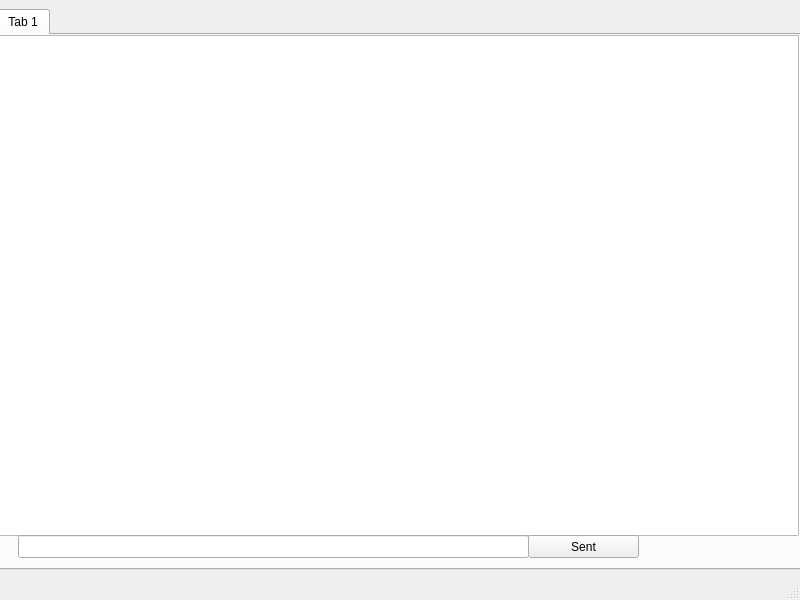
<?xml version="1.0" encoding="UTF-8"?>
<ui version="4.0">
 <class>MainWindow</class>
 <widget class="QMainWindow" name="MainWindow">
  <property name="geometry">
   <rect>
    <x>0</x>
    <y>0</y>
    <width>800</width>
    <height>600</height>
   </rect>
  </property>
  <property name="windowTitle">
   <string>MainWindow</string>
  </property>
  <widget class="QWidget" name="centralwidget">
   <widget class="QTabWidget" name="tabWidget">
    <property name="geometry">
     <rect>
      <x>-4</x>
      <y>9</y>
      <width>811</width>
      <height>561</height>
     </rect>
    </property>
    <property name="currentIndex">
     <number>0</number>
    </property>
    <widget class="QWidget" name="tab">
     <attribute name="title">
      <string>Tab 1</string>
     </attribute>
     <widget class="QListWidget" name="listWidget">
      <property name="geometry">
       <rect>
        <x>0</x>
        <y>0</y>
        <width>801</width>
        <height>501</height>
       </rect>
      </property>
     </widget>
     <widget class="QLineEdit" name="lineEdit">
      <property name="geometry">
       <rect>
        <x>20</x>
        <y>500</y>
        <width>511</width>
        <height>23</height>
       </rect>
      </property>
     </widget>
     <widget class="QPushButton" name="pushButton">
      <property name="geometry">
       <rect>
        <x>530</x>
        <y>500</y>
        <width>111</width>
        <height>23</height>
       </rect>
      </property>
      <property name="text">
       <string>Sent</string>
      </property>
     </widget>
    </widget>
   </widget>
  </widget>
  <widget class="QMenuBar" name="menubar">
   <property name="geometry">
    <rect>
     <x>0</x>
     <y>0</y>
     <width>800</width>
     <height>20</height>
    </rect>
   </property>
  </widget>
  <widget class="QStatusBar" name="statusbar"/>
 </widget>
 <resources/>
 <connections/>
</ui>
